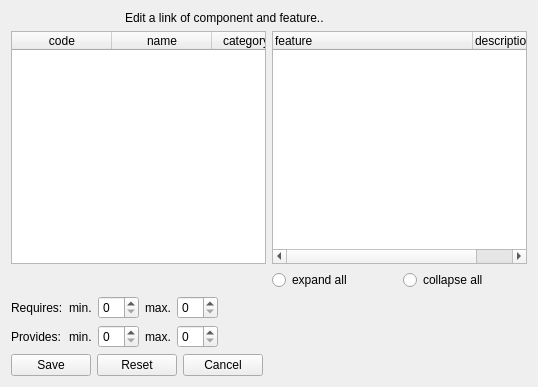
<?xml version="1.0" encoding="UTF-8"?>
<ui version="4.0">
 <class>components_features_edit_form</class>
 <widget class="QWidget" name="components_features_edit_form">
  <property name="geometry">
   <rect>
    <x>0</x>
    <y>0</y>
    <width>538</width>
    <height>387</height>
   </rect>
  </property>
  <property name="windowTitle">
   <string>Edit a component/feature link</string>
  </property>
  <property name="assign:component.selected" stdset="0">
   <string notr="true">id</string>  
  </property>
  <property name="assign:feature.selected" stdset="0">
   <string notr="true">featureid</string>  
  </property>
  <property name="action" stdset="0">
   <string>ComponentFeatureRequest ComponentFeature {feature_id={feature.selected}; component_id={component.selected}}</string>
  </property>
  <layout class="QGridLayout" name="gridLayout">
   <item row="5" column="0">
    <layout class="QHBoxLayout" name="horizontalLayout">
     <item>
      <widget class="QPushButton" name="link">
       <property name="text">
        <string>Save</string>
       </property>
       <property name="form" stdset="0">
        <string notr="true">_CLOSE_</string>
       </property>
       <property name="action" stdset="0">
        <string notr="true">createComponentFeature ComponentFeature {component{id={component.selected}};feature{id={feature.selected}}; min_requires{{main.min_requires}}; max_requires{{main.max_requires}}; min_provides{{main.min_provides}}; max_provides{{main.max_provides}}}</string>
       </property>
      </widget>
     </item>
     <item>
      <widget class="QPushButton" name="pushButton">
       <property name="text">
        <string>Reset</string>
       </property>
       <property name="action" stdset="0">
        <string>ComponentFeatureRequest ComponentFeature {component_id={component.selected}; feature_id={feature.selected}}</string>
       </property>
      </widget>
     </item>
     <item>
      <widget class="QPushButton" name="cancel">
       <property name="text">
        <string>Cancel</string>
       </property>
       <property name="form" stdset="0">
        <string notr="true">_CLOSE_</string>
       </property>
      </widget>
     </item>
     <item>
      <spacer name="horizontalSpacer">
       <property name="orientation">
        <enum>Qt::Horizontal</enum>
       </property>
       <property name="sizeHint" stdset="0">
        <size>
         <width>40</width>
         <height>20</height>
        </size>
       </property>
      </spacer>
     </item>
    </layout>
   </item>
   <item row="0" column="0">
    <layout class="QHBoxLayout" name="horizontalLayout_2">
     <item>
      <widget class="QLabel" name="label_2">
       <property name="maximumSize">
        <size>
         <width>32</width>
         <height>32</height>
        </size>
       </property>
       <property name="text">
        <string/>
       </property>
       <property name="pixmap">
        <pixmap resource="../qtclient.qrc">:/images/bricks.png</pixmap>
       </property>
      </widget>
     </item>
     <item>
      <widget class="QLabel" name="label_3">
       <property name="maximumSize">
        <size>
         <width>32</width>
         <height>32</height>
        </size>
       </property>
       <property name="text">
        <string/>
       </property>
       <property name="pixmap">
        <pixmap resource="../qtclient.qrc">:/images/link_edit.png</pixmap>
       </property>
      </widget>
     </item>
     <item>
      <widget class="QLabel" name="label_4">
       <property name="maximumSize">
        <size>
         <width>32</width>
         <height>32</height>
        </size>
       </property>
       <property name="text">
        <string/>
       </property>
       <property name="pixmap">
        <pixmap resource="../qtclient.qrc">:/images/chart_organisation.png</pixmap>
       </property>
      </widget>
     </item>
     <item>
      <widget class="QLabel" name="label">
       <property name="text">
        <string>Edit a link of component and feature..</string>
       </property>
      </widget>
     </item>
    </layout>
   </item>
   <item row="2" column="0">
    <layout class="QGridLayout" name="gridLayout_2">
     <item row="2" column="1">
      <layout class="QHBoxLayout" name="horizontalLayout_4">
       <item>
        <widget class="QRadioButton" name="ignore_expand_feats">
         <property name="text">
          <string>expand all</string>
         </property>
        </widget>
       </item>
       <item>
        <widget class="QRadioButton" name="ignore_collapse_feats">
         <property name="text">
          <string>collapse all</string>
         </property>
        </widget>
       </item>
      </layout>
     </item>
     <item row="0" column="1">
      <widget class="QTreeWidget" name="feature">
       <property name="enabled">
        <bool>true</bool>
       </property>
       <property name="editTriggers">
        <set>QAbstractItemView::NoEditTriggers</set>
       </property>
       <property name="selectionMode">
        <enum>QAbstractItemView::SingleSelection</enum>
       </property>
       <property name="itemsExpandable">
        <bool>true</bool>
       </property>
       <property name="action" stdset="0">
        <string notr="true">FeatureHierarchyRequest feature {id=1}</string>
       </property>
       <attribute name="headerDefaultSectionSize">
        <number>200</number>
       </attribute>
       <column>
        <property name="text">
         <string>feature</string>
        </property>
       </column>
       <column>
        <property name="text">
         <string>description</string>
        </property>
       </column>
      </widget>
     </item>
     <item row="2" column="0">
      <layout class="QHBoxLayout" name="horizontalLayout_3"/>
     </item>
     <item row="0" column="0">
      <widget class="QTableWidget" name="component">
       <property name="horizontalScrollBarPolicy">
        <enum>Qt::ScrollBarAlwaysOff</enum>
       </property>
       <property name="alternatingRowColors">
        <bool>true</bool>
       </property>
       <property name="selectionMode">
        <enum>QAbstractItemView::SingleSelection</enum>
       </property>
       <property name="selectionBehavior">
        <enum>QAbstractItemView::SelectRows</enum>
       </property>
       <property name="showGrid">
        <bool>true</bool>
       </property>
       <property name="gridStyle">
        <enum>Qt::DotLine</enum>
       </property>
       <property name="sortingEnabled">
        <bool>true</bool>
       </property>
       <property name="action" stdset="0">
        <string notr="true">ComponentListRequest component {}</string>
       </property>
       <attribute name="horizontalHeaderShowSortIndicator" stdset="0">
        <bool>true</bool>
       </attribute>
       <attribute name="verticalHeaderStretchLastSection">
        <bool>false</bool>
       </attribute>
       <column>
        <property name="text">
         <string>code</string>
        </property>
       </column>
       <column>
        <property name="text">
         <string>name</string>
        </property>
       </column>
       <column>
        <property name="text">
         <string>categoryName</string>
        </property>
       </column>
       <column>
        <property name="text">
         <string>manufacturerName</string>
        </property>
       </column>
       <column>
        <property name="text">
         <string>mfgCode</string>
        </property>
       </column>
       <column>
        <property name="text">
         <string>webPage</string>
        </property>
       </column>
       <column>
        <property name="text">
         <string>description</string>
        </property>
       </column>
       <column>
        <property name="text">
         <string>price</string>
        </property>
       </column>
      </widget>
     </item>
    </layout>
   </item>
   <item row="3" column="0">
    <layout class="QFormLayout" name="formLayout">
     <property name="fieldGrowthPolicy">
      <enum>QFormLayout::AllNonFixedFieldsGrow</enum>
     </property>
     <item row="1" column="0">
      <widget class="QLabel" name="label_requires">
       <property name="text">
        <string>Requires:</string>
       </property>
      </widget>
     </item>
     <item row="1" column="1">
      <layout class="QHBoxLayout" name="horizontalLayout_5">
       <item>
        <widget class="QLabel" name="label_min_requires">
         <property name="text">
          <string>min.</string>
         </property>
         <property name="buddy">
          <cstring>min_requires</cstring>
         </property>
        </widget>
       </item>
       <item>
        <widget class="QSpinBox" name="min_requires"/>
       </item>
       <item>
        <widget class="QLabel" name="label_max_requires">
         <property name="text">
          <string>max.</string>
         </property>
         <property name="buddy">
          <cstring>max_requires</cstring>
         </property>
        </widget>
       </item>
       <item>
        <widget class="QSpinBox" name="max_requires"/>
       </item>
       <item>
        <spacer name="horizontalSpacer_2">
         <property name="orientation">
          <enum>Qt::Horizontal</enum>
         </property>
         <property name="sizeHint" stdset="0">
          <size>
           <width>40</width>
           <height>20</height>
          </size>
         </property>
        </spacer>
       </item>
      </layout>
     </item>
     <item row="2" column="0">
      <widget class="QLabel" name="label_7">
       <property name="text">
        <string>Provides:</string>
       </property>
      </widget>
     </item>
     <item row="2" column="1">
      <layout class="QHBoxLayout" name="horizontalLayout_6">
       <item>
        <widget class="QLabel" name="label_min_provides">
         <property name="text">
          <string>min.</string>
         </property>
         <property name="buddy">
          <cstring>min_provides</cstring>
         </property>
        </widget>
       </item>
       <item>
        <widget class="QSpinBox" name="min_provides"/>
       </item>
       <item>
        <widget class="QLabel" name="label_max_provides">
         <property name="text">
          <string>max.</string>
         </property>
         <property name="buddy">
          <cstring>max_provides</cstring>
         </property>
        </widget>
       </item>
       <item>
        <widget class="QSpinBox" name="max_provides"/>
       </item>
       <item>
        <spacer name="horizontalSpacer_3">
         <property name="orientation">
          <enum>Qt::Horizontal</enum>
         </property>
         <property name="sizeHint" stdset="0">
          <size>
           <width>40</width>
           <height>20</height>
          </size>
         </property>
        </spacer>
       </item>
      </layout>
     </item>
    </layout>
   </item>
  </layout>
 </widget>
 <tabstops>
  <tabstop>feature</tabstop>
  <tabstop>ignore_expand_feats</tabstop>
  <tabstop>ignore_collapse_feats</tabstop>
  <tabstop>min_requires</tabstop>
  <tabstop>max_requires</tabstop>
  <tabstop>min_provides</tabstop>
  <tabstop>max_provides</tabstop>
  <tabstop>link</tabstop>
  <tabstop>cancel</tabstop>
 </tabstops>
 <resources>
  <include location="../qtclient.qrc"/>
  <include location="../qtclient.qrc"/>
 </resources>
 <connections>
  <connection>
   <sender>ignore_expand_feats</sender>
   <signal>clicked()</signal>
   <receiver>feature</receiver>
   <slot>expandAll()</slot>
   <hints>
    <hint type="sourcelabel">
     <x>396</x>
     <y>267</y>
    </hint>
    <hint type="destinationlabel">
     <x>305</x>
     <y>172</y>
    </hint>
   </hints>
  </connection>
  <connection>
   <sender>ignore_collapse_feats</sender>
   <signal>clicked()</signal>
   <receiver>feature</receiver>
   <slot>collapseAll()</slot>
   <hints>
    <hint type="sourcelabel">
     <x>526</x>
     <y>267</y>
    </hint>
    <hint type="destinationlabel">
     <x>446</x>
     <y>172</y>
    </hint>
   </hints>
  </connection>
 </connections>
</ui>
